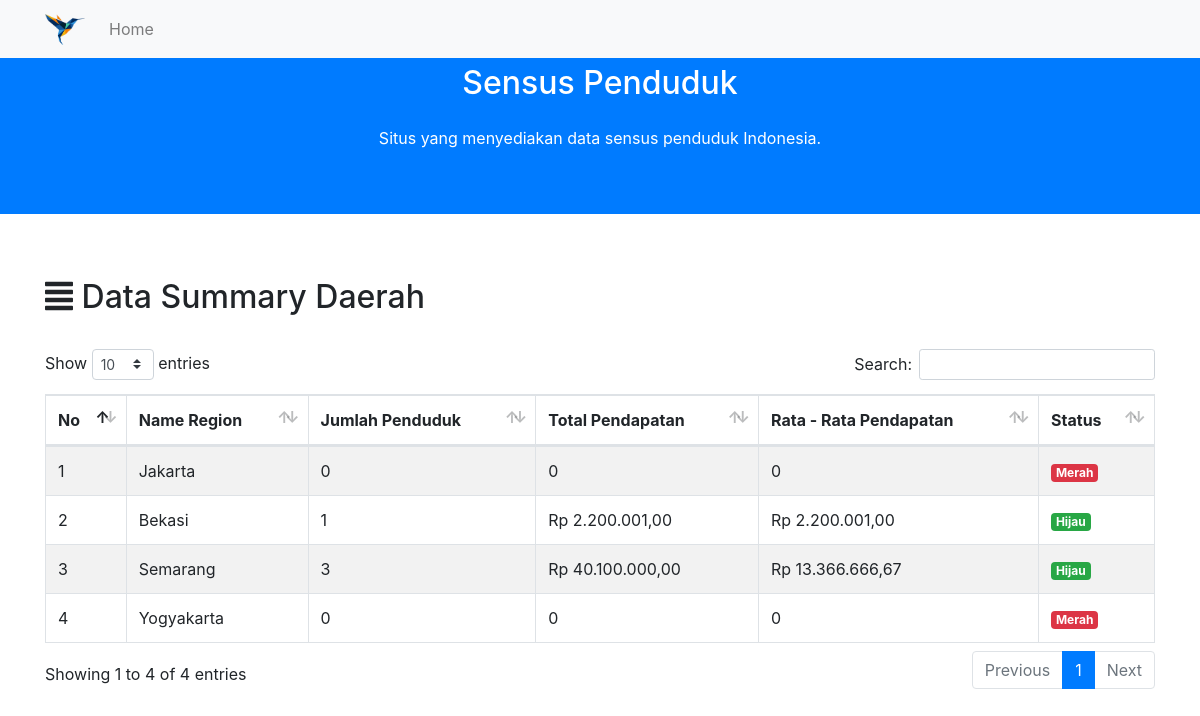
The page / on the database its author committed.
### tables this page shows
CREATE TABLE `regions` (
  `id` int(11) NOT NULL,
  `name` varchar(100) NOT NULL,
  `created_at` timestamp NOT NULL DEFAULT CURRENT_TIMESTAMP ON UPDATE CURRENT_TIMESTAMP
);

### application/controllers/Web.php (called while the page is built, shortened)
<?php
class Web extends CI_Controller {
	public function __construct()
    {
		$this->load->model(array('m_auth','m_region','m_person'));
		$this->load->helper('rupiah_helper');
    }
	public function index()
	{
		$data['summary'] = $this->m_region->getSummary();
		$this->load->view('web',$data);
	}
}

### index.php (called while the page is built, shortened)
<?php
require_once BASEPATH.'core/CodeIgniter.php';

### application/models/M_region.php (called while the page is built, shortened)
<?php defined('BASEPATH') OR exit('No direct script access allowed');
class M_region extends CI_Model
{
	public function getSummary()
	{
		$query = $this->db->query("SELECT a.* , Count(b.id) as jumlahPenduduk, sum(b.income) as totalPendapatan, AVG(b.income) as rataPendapatan
		FROM regions a LEFT JOIN person b on b.region_id = a.id GROUP BY a.id");
		return $query->result();
	}
}

### application/helpers/rupiah_helper.php (called while the page is built, shortened)
<?php
function rupiah($nilai) {
	$hasil_rupiah = "Rp " . number_format($nilai,2,',','.');
	return $hasil_rupiah;
}

### application/views/web.php (the view, shortened to what this page needs)
<!DOCTYPE html>
<html lang="en">
<head>
    <link rel="stylesheet" href="<?php echo base_url('assets/bootstrap/css/bootstrap.min.css'); ?> ">
    <link rel="stylesheet" href="https://use.fontawesome.com/releases/v5.7.2/css/all.css">
    <link rel="stylesheet" href="<?php echo base_url('assets/bootstrap/css/dataTables.bootstrap4.min.css'); ?>">
</head>
<body>
<nav class="navbar navbar-expand-lg navbar-light bg-light fixed-top">
    <div class="container">
        <a class="navbar-brand" href="#">
            <img src="<?php echo base_url('assets/images/ico.png'); ?>" width="40" height="40" alt="Arkademy Sensus" class="img-fluid">
        </a>
        <div class="collapse navbar-collapse" id="navbarCollapse">
            <ul class="navbar-nav mr-auto">
                <li class="nav-item">
                    <a class="nav-link" href="#">Home</a>
                </li>
            </ul>
        </div>
    </div>
</nav>
<header class="py-5 mb-5 bg-primary">
    <div class="container text-center text-white">
        <h2 class="title py-3">Sensus Penduduk </h2>
        <p>Situs yang menyediakan data sensus penduduk Indonesia.</p>
    </div>
</header>
<section class="py-3">
        <div class="container">
            <div class="row">
                <div class="col-md-12">
                    <h2><i class="fa fa-align-justify"></i> Data Summary Daerah</h2>
                </div>
            </div>
            <div class="row">
                <div class="col-md-12">
                    <br>
                    <table id="table" class="table table-striped table-bordered" style="width:100%">
                        <thead>
                            <tr>
                                <th>No</th>
                                <th>Name Region</th>
                                <th>Jumlah Penduduk</th>
                                <th>Total Pendapatan</th>
                                <th>Rata - Rata Pendapatan</th>
                                <th>Status</th>
                            </tr>
                        </thead>
                        <tbody>
                            <?php $no =1; ?>
                            <?php foreach ($summary as $rows_summary) { ?>
                            <tr>
                                <td><?php echo $no++; ?></td>
                                <td><?php echo $rows_summary->name ?></td>
                                <td><?php echo $rows_summary->jumlahPenduduk ?></td>
                                <td>
                                    <?php if (($rows_summary->totalPendapatan) == 0 ) {
                                        echo "0";
                                    }else{
                                         echo rupiah($rows_summary->totalPendapatan);
                                    }?>
                                </td>
                                <td>
                                    <?php if (($rows_summary->rataPendapatan) == 0 ) {
                                        echo "0";
                                    }else{
                                         echo rupiah($rows_summary->rataPendapatan);
                                    }?>
                                </td>
                                <td>
                                    <?php if (($rows_summary->rataPendapatan) < 1700000) { ?>
                                        <span class="badge badge-danger">Merah</span>
                                    <?php } elseif (($rows_summary->rataPendapatan >= 1700000) && ($rows_summary->rataPendapatan) <= 2200000) { ?>
                                        <span class="badge badge-warning">Kuning</span>
                                    <?php } elseif ($rows_summary->rataPendapatan > 2200000) { ?>
                                        <span class="badge badge-success">Hijau</span>
                                    <?php } ?>
                                </td>
                            </tr>
                            <?php } ?>
                        </tbody>
                    </table>
                </div>
            </div>
        </div>
    </section>
</body>
</html>

### rows shown on the page
regions: name "Jakarta", jumlahPenduduk "0", shows "Merah"
regions: name "Bekasi", jumlahPenduduk "1", totalPendapatan "Rp 2.200.001,00", rataPendapatan "Rp 2.200.001,00", shows "Hijau"
regions: name "Semarang", jumlahPenduduk "3", totalPendapatan "Rp 40.100.000,00", rataPendapatan "Rp 13.366.666,67", shows "Hijau"
regions: name "Yogyakarta", jumlahPenduduk "0", shows "Merah"
